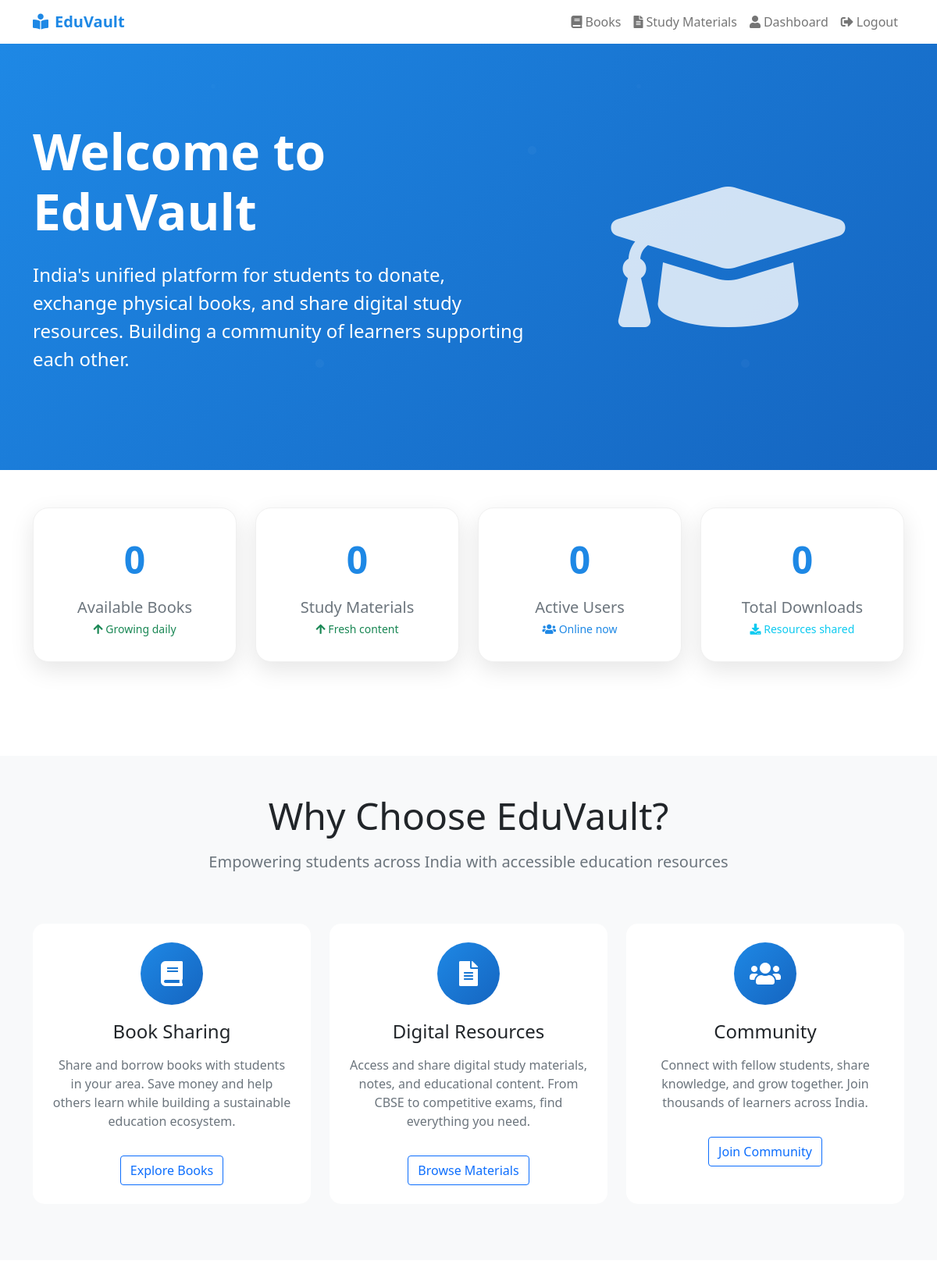
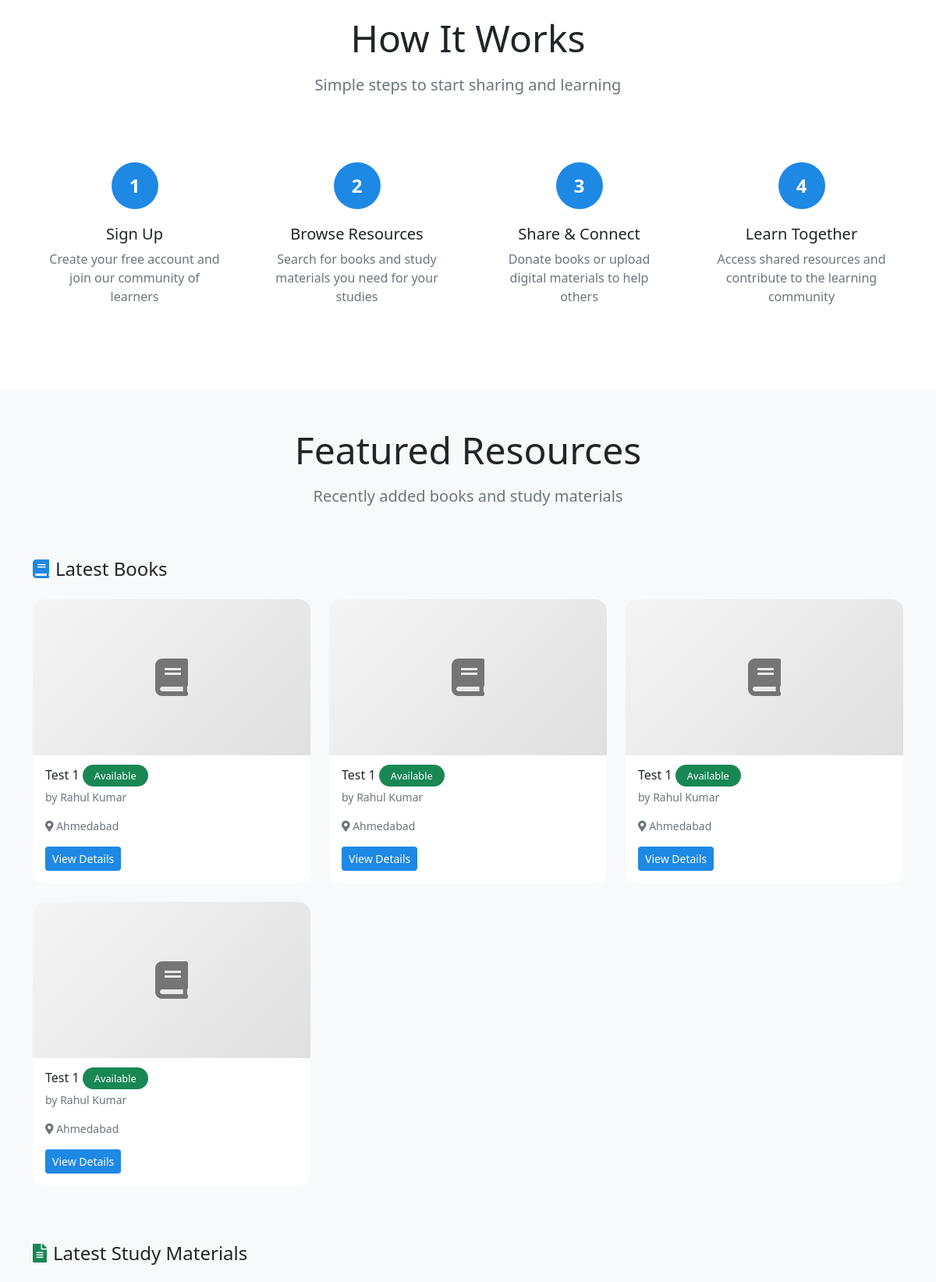
The page / (signed in, upper part) on the database its author committed (2 pictures, top to bottom).
### tables this page shows
CREATE TABLE `book_listings` (
  `id` int(11) NOT NULL,
  `user_id` int(11) DEFAULT NULL,
  `title` varchar(255) DEFAULT NULL,
  `status` enum('Available','Donated') DEFAULT 'Available',
  `image_path` varchar(255) DEFAULT NULL,
  `location` varchar(100) DEFAULT NULL,
  `created_at` timestamp NOT NULL DEFAULT current_timestamp(),
  `board_id` int(11) DEFAULT NULL,
  `subject_id` int(11) DEFAULT NULL
);

CREATE TABLE `users` (
  `id` int(11) NOT NULL,
  `name` varchar(100) NOT NULL,
  `email` varchar(100) NOT NULL,
  `password` varchar(255) NOT NULL,
  `location` varchar(100) DEFAULT NULL,
  `phone` varchar(15) DEFAULT NULL,
  `status` enum('blocked','active') NOT NULL DEFAULT 'active',
  `created_at` timestamp NOT NULL DEFAULT current_timestamp(),
  `last_active` timestamp NULL DEFAULT current_timestamp(),
  `latitude` decimal(10,8) DEFAULT NULL,
  `longitude` decimal(11,8) DEFAULT NULL
);

### index.php (the view, shortened to what this page needs)
<?php
require_once 'includes/db_connect.php';
require_once 'includes/header.php';
$downloads_count = mysqli_fetch_assoc(mysqli_query($mysqli, "SELECT COUNT(*) as count FROM downloads"))['count'];
$books_count = mysqli_fetch_assoc(mysqli_query($mysqli, "SELECT COUNT(*) as count FROM book_listings WHERE status = 'Available'"))['count'];
$files_count = mysqli_fetch_assoc(mysqli_query($mysqli, "SELECT COUNT(*) as count FROM digital_files"))['count'];
$users_count = mysqli_fetch_assoc(mysqli_query($mysqli, "SELECT COUNT(*) as count FROM users where last_active >= now() - Interval 1 hour"))['count'];
$recent_books = mysqli_query($mysqli, "SELECT b.*,u.name as author FROM book_listings b join users u on b.user_id=u.id WHERE b.status = 'Available' ORDER BY created_at DESC LIMIT 6");
?>
<div class="hero-section">
    <div class="container hero-content">
        <div class="row align-items-center">
            <div class="col-lg-7">
                <h1 class="display-3 mb-4 fw-bold">Welcome to EduVault</h1>
                <p class="lead mb-4 fs-4">India's unified platform for students to donate, exchange physical books, and
                    share digital study resources. Building a community of learners supporting each other.</p>
            </div>
            <div class="col-lg-5 text-center">
                <div class="hero-image">
                    <i class="fas fa-graduation-cap" style="font-size: 15rem; opacity: 0.8;"></i>
                </div>
            </div>
        </div>
    </div>
</div>
<div class="container py-5">
    <div class="row mb-5">
        <div class="col-lg-3 col-md-6 mb-4">
            <div class="stat-card">
                <div class="stat-number" data-target="<?php echo $books_count; ?>">0</div>
                <div class="text-muted fs-5">Available Books</div>
                <small class="text-success"><i class="fas fa-arrow-up"></i> Growing daily</small>
            </div>
        </div>
        <div class="col-lg-3 col-md-6 mb-4">
            <div class="stat-card">
                <div class="stat-number" data-target="<?php echo $files_count; ?>">0</div>
                <div class="text-muted fs-5">Study Materials</div>
                <small class="text-success"><i class="fas fa-arrow-up"></i> Fresh content</small>
            </div>
        </div>
        <div class="col-lg-3 col-md-6 mb-4">
            <div class="stat-card">
                <div class="stat-number" data-target="<?php echo $users_count; ?>">0</div>
                <div class="text-muted fs-5">Active Users</div>
                <small class="text-primary"><i class="fas fa-users"></i> Online now</small>
            </div>
        </div>
        <div class="col-lg-3 col-md-6 mb-4">
            <div class="stat-card">
                <div class="stat-number" data-target="<?php echo $downloads_count; ?>">0</div>
                <div class="text-muted fs-5">Total Downloads</div>
                <small class="text-info"><i class="fas fa-download"></i> Resources shared</small>
            </div>
        </div>
    </div>
</div>
<div class="bg-light py-5">
    <div class="container">
        <div class="row mb-5">
            <div class="col-12 text-center">
                <h2 class="display-5 mb-3">Why Choose EduVault?</h2>
                <p class="lead text-muted">Empowering students across India with accessible education resources</p>
            </div>
        </div>
        <div class="row">
            <div class="col-lg-4 col-md-6 mb-4">
                <div class="card feature-card h-100">
                    <div class="card-body text-center p-4">
                        <div class="feature-icon">
                            <i class="fas fa-book fa-2x"></i>
                        </div>
                        <h4 class="mb-3">Book Sharing</h4>
                        <p class="text-muted">Share and borrow books with students in your area. Save money and help
                            others learn while building a sustainable education ecosystem.</p>
                        <a href="books/list.php" class="btn btn-outline-primary mt-3">Explore Books</a>
                    </div>
                </div>
            </div>
            <div class="col-lg-4 col-md-6 mb-4">
                <div class="card feature-card h-100">
                    <div class="card-body text-center p-4">
                        <div class="feature-icon">
                            <i class="fas fa-file-alt fa-2x"></i>
                        </div>
                        <h4 class="mb-3">Digital Resources</h4>
                        <p class="text-muted">Access and share digital study materials, notes, and educational content.
                            From CBSE to competitive exams, find everything you need.</p>
                        <a href="files/list.php" class="btn btn-outline-primary mt-3">Browse Materials</a>
                    </div>
                </div>
            </div>
            <div class="col-lg-4 col-md-6 mb-4">
                <div class="card feature-card h-100">
                    <div class="card-body text-center p-4">
                        <div class="feature-icon">
                            <i class="fas fa-users fa-2x"></i>
                        </div>
                        <h4 class="mb-3">Community</h4>
                        <p class="text-muted">Connect with fellow students, share knowledge, and grow together. Join
                            thousands of learners across India.</p>
                        <a href="register.php" class="btn btn-outline-primary mt-3">Join Community</a>
                    </div>
                </div>
            </div>
        </div>
    </div>
</div>
<div class="container py-5">
    <div class="row mb-5">
        <div class="col-12 text-center">
            <h2 class="display-5 mb-3">How It Works</h2>
            <p class="lead text-muted">Simple steps to start sharing and learning</p>
        </div>
    </div>
    <div class="row">
        <div class="col-lg-3 col-md-6 mb-4">
            <div class="process-step">
                <div class="process-number">1</div>
                <h5>Sign Up</h5>
                <p class="text-muted">Create your free account and join our community of learners</p>
            </div>
        </div>
        <div class="col-lg-3 col-md-6 mb-4">
            <div class="process-step">
                <div class="process-number">2</div>
                <h5>Browse Resources</h5>
                <p class="text-muted">Search for books and study materials you need for your studies</p>
            </div>
        </div>
        <div class="col-lg-3 col-md-6 mb-4">
            <div class="process-step">
                <div class="process-number">3</div>
                <h5>Share & Connect</h5>
                <p class="text-muted">Donate books or upload digital materials to help others</p>
            </div>
        </div>
        <div class="col-lg-3 col-md-6 mb-4">
            <div class="process-step">
                <div class="process-number">4</div>
                <h5>Learn Together</h5>
                <p class="text-muted">Access shared resources and contribute to the learning community</p>
            </div>
        </div>
    </div>
</div>
<div class="bg-light py-5">
    <div class="container">
        <div class="row mb-5">
            <div class="col-12 text-center">
                <h2 class="display-5 mb-3">Featured Resources</h2>
                <p class="lead text-muted">Recently added books and study materials</p>
            </div>
        </div>
        <div class="row mb-5">
            <div class="col-12">
                <h4 class="mb-4"><i class="fas fa-book text-primary me-2"></i>Latest Books</h4>
            </div>
            <?php while ($book = mysqli_fetch_assoc($recent_books)): ?>
                <div class="col-lg-4 col-md-6 mb-4">
                    <div class="card resource-card">
                        <div class="card-img-top">
                            <i class="fas fa-book"></i>
                        </div>
                        <div class="card-body">
                            <h6 class="card-title"><?php echo htmlspecialchars($book['title']); ?>
                                <span
                                    class="category-badge bg-success text-white mb-2"><?php echo htmlspecialchars($book['status'] ?? 'General'); ?></span>
                            </h6>
                            <p class="text-muted small">by <?php echo htmlspecialchars($book['author']); ?></p>
                            <p class="text-muted small"><i class="fas fa-map-marker-alt"></i>
                                <?php echo htmlspecialchars($book['location']); ?></p>
                            <a href="books/view.php?id=<?php echo $book['id']; ?>" class="btn btn-sm btn-primary">View
                                Details</a>
                        </div>
                    </div>
                </div>
            <?php endwhile; ?>
        </div>
        <div class="row">
            <div class="col-12">
                <h4 class="mb-4"><i class="fas fa-file-alt text-success me-2"></i>Latest Study Materials</h4>
            </div>
        </div>
    </div>
</div>
<?php require_once 'includes/footer.php'; ?>

### assets/css/index.css (style rules this page uses)
.hero-section { background: linear-gradient(135deg, #1e88e5 0%, #1565c0 100%); color: white; padding: 100px 0; margin-top: -24px; position: relative; overflow: hidden; }
.hero-section::before { content: ''; position: absolute; top: 0; left: 0; right: 0; bottom: 0; opacity: 0.3; }
.hero-content { position: relative; z-index: 2; }
.feature-card { border: none; transition: all 0.3s ease; border-radius: 15px; overflow: hidden; }
.feature-icon { width: 80px; height: 80px; background: linear-gradient(135deg, #1e88e5, #1565c0); color: white; border-radius: 50%; display: flex; align-items: center; justify-content: center; margin: 0 auto 20px; transition: transform 0.3s ease; }
.stat-card { background: white; border-radius: 20px; padding: 30px 20px; text-align: center; box-shadow: 0 10px 30px rgba(0, 0, 0, 0.1); transition: transform 0.3s ease; border: 1px solid #f0f0f0; }
.stat-number { font-size: 3rem; font-weight: bold; color: #1e88e5; margin-bottom: 10px; }
.resource-card { border: none; border-radius: 15px; overflow: hidden; transition: all 0.3s ease; height: 100%; }
.resource-card .card-img-top { height: 200px; background: linear-gradient(135deg, #f5f5f5, #e0e0e0); display: flex; align-items: center; justify-content: center; font-size: 3rem; color: #757575; }
.process-step { text-align: center; padding: 20px; }
.process-number { width: 60px; height: 60px; background: #1e88e5; color: white; border-radius: 50%; display: flex; align-items: center; justify-content: center; font-size: 1.5rem; font-weight: bold; margin: 0 auto 20px; }
.category-badge { background: #e3f2fd; color: #1565c0; padding: 5px 15px; border-radius: 20px; font-size: 0.8rem; font-weight: 500; }

### includes/header.php (style rules this page uses)
:root { --primary-color: #1e88e5; --primary-dark: #1565c0; --secondary-color: #757575; --success-color: #43a047; --warning-color: #fdd835; --danger-color: #e53935; }
.btn-primary { background-color: var(--primary-color); border-color: var(--primary-color); }
.text-primary { color: var(--primary-color) !important; }

### rows shown on the page
book_listings: title "Test 1", status "Available", user.name "Rahul Kumar", location "Ahmedabad"
book_listings: title "Test 1", status "Available", user.name "Rahul Kumar", location "Ahmedabad"
book_listings: title "Test 1", status "Available", user.name "Rahul Kumar", location "Ahmedabad"
book_listings: title "Test 1", status "Available", user.name "Rahul Kumar", location "Ahmedabad"
